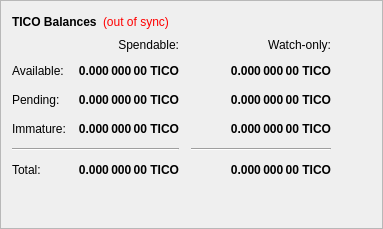
        <widget class="QFrame" name="frame">
         <property name="frameShape">
          <enum>QFrame::StyledPanel</enum>
         </property>
         <property name="frameShadow">
          <enum>QFrame::Raised</enum>
         </property>
         <layout class="QVBoxLayout" name="verticalLayout_4">
          <item>
           <layout class="QHBoxLayout" name="horizontalLayout_4">
            <item>
             <widget class="QLabel" name="label_5">
              <property name="font">
               <font>
                <weight>75</weight>
                <bold>true</bold>
               </font>
              </property>
              <property name="text">
               <string>TICO Balances</string>
              </property>
             </widget>
            </item>
            <item>
             <widget class="QLabel" name="labelWalletStatus">
              <property name="cursor">
               <cursorShape>WhatsThisCursor</cursorShape>
              </property>
              <property name="toolTip">
               <string>The displayed information may be out of date. Your wallet automatically synchronizes with the TICO network after a connection is established, but this process has not completed yet.</string>
              </property>
              <property name="styleSheet">
               <string notr="true">QLabel { color: red; }</string>
              </property>
              <property name="text">
               <string notr="true">(out of sync)</string>
              </property>
              <property name="alignment">
               <set>Qt::AlignLeading|Qt::AlignLeft|Qt::AlignVCenter</set>
              </property>
             </widget>
            </item>
            <item>
             <spacer name="horizontalSpacer_3">
              <property name="orientation">
               <enum>Qt::Horizontal</enum>
              </property>
              <property name="sizeHint" stdset="0">
               <size>
                <width>40</width>
                <height>20</height>
               </size>
              </property>
             </spacer>
            </item>
           </layout>
          </item>
          <item>
           <layout class="QGridLayout" name="gridLayout">
            <property name="spacing">
             <number>12</number>
            </property>
            <item row="2" column="2">
             <widget class="QLabel" name="labelWatchPending">
              <property name="font">
               <font>
                <weight>75</weight>
                <bold>true</bold>
               </font>
              </property>
              <property name="cursor">
               <cursorShape>IBeamCursor</cursorShape>
              </property>
              <property name="toolTip">
               <string>Unconfirmed transactions to watch-only addresses</string>
              </property>
              <property name="text">
               <string notr="true">0.000 000 00 TICO</string>
              </property>
              <property name="alignment">
               <set>Qt::AlignRight|Qt::AlignTrailing|Qt::AlignVCenter</set>
              </property>
              <property name="textInteractionFlags">
               <set>Qt::LinksAccessibleByMouse|Qt::TextSelectableByKeyboard|Qt::TextSelectableByMouse</set>
              </property>
             </widget>
            </item>
            <item row="2" column="1">
             <widget class="QLabel" name="labelUnconfirmed">
              <property name="font">
               <font>
                <weight>75</weight>
                <bold>true</bold>
               </font>
              </property>
              <property name="cursor">
               <cursorShape>IBeamCursor</cursorShape>
              </property>
              <property name="toolTip">
               <string>Total of transactions that have yet to be confirmed, and do not yet count toward the spendable balance</string>
              </property>
              <property name="text">
               <string notr="true">0.000 000 00 TICO</string>
              </property>
              <property name="alignment">
               <set>Qt::AlignRight|Qt::AlignTrailing|Qt::AlignVCenter</set>
              </property>
              <property name="textInteractionFlags">
               <set>Qt::LinksAccessibleByMouse|Qt::TextSelectableByKeyboard|Qt::TextSelectableByMouse</set>
              </property>
             </widget>
            </item>
            <item row="3" column="2">
             <widget class="QLabel" name="labelWatchImmature">
              <property name="font">
               <font>
                <weight>75</weight>
                <bold>true</bold>
               </font>
              </property>
              <property name="cursor">
               <cursorShape>IBeamCursor</cursorShape>
              </property>
              <property name="toolTip">
               <string>Staked or masternode rewards in watch-only addresses that has not yet matured</string>
              </property>
              <property name="text">
               <string notr="true">0.000 000 00 TICO</string>
              </property>
              <property name="alignment">
               <set>Qt::AlignRight|Qt::AlignTrailing|Qt::AlignVCenter</set>
              </property>
              <property name="textInteractionFlags">
               <set>Qt::LinksAccessibleByMouse|Qt::TextSelectableByKeyboard|Qt::TextSelectableByMouse</set>
              </property>
             </widget>
            </item>
            <item row="4" column="0" colspan="2">
             <widget class="Line" name="lineSpendableBalance">
              <property name="orientation">
               <enum>Qt::Horizontal</enum>
              </property>
             </widget>
            </item>
            <item row="4" column="2">
             <widget class="Line" name="lineWatchBalance">
              <property name="sizePolicy">
               <sizepolicy hsizetype="Preferred" vsizetype="Fixed">
                <horstretch>0</horstretch>
                <verstretch>0</verstretch>
               </sizepolicy>
              </property>
              <property name="minimumSize">
               <size>
                <width>140</width>
                <height>0</height>
               </size>
              </property>
              <property name="orientation">
               <enum>Qt::Horizontal</enum>
              </property>
             </widget>
            </item>
            <item row="5" column="0">
             <widget class="QLabel" name="labelTotalText">
              <property name="text">
               <string>Total:</string>
              </property>
             </widget>
            </item>
            <item row="3" column="1">
             <widget class="QLabel" name="labelImmature">
              <property name="font">
               <font>
                <weight>75</weight>
                <bold>true</bold>
               </font>
              </property>
              <property name="cursor">
               <cursorShape>IBeamCursor</cursorShape>
              </property>
              <property name="toolTip">
               <string>Staked or masternode rewards that has not yet matured</string>
              </property>
              <property name="text">
               <string notr="true">0.000 000 00 TICO</string>
              </property>
              <property name="alignment">
               <set>Qt::AlignRight|Qt::AlignTrailing|Qt::AlignVCenter</set>
              </property>
              <property name="textInteractionFlags">
               <set>Qt::LinksAccessibleByMouse|Qt::TextSelectableByKeyboard|Qt::TextSelectableByMouse</set>
              </property>
             </widget>
            </item>
            <item row="2" column="3">
             <spacer name="horizontalSpacer_2">
              <property name="orientation">
               <enum>Qt::Horizontal</enum>
              </property>
              <property name="sizeHint" stdset="0">
               <size>
                <width>40</width>
                <height>20</height>
               </size>
              </property>
             </spacer>
            </item>
            <item row="3" column="0">
             <widget class="QLabel" name="labelImmatureText">
              <property name="text">
               <string>Immature:</string>
              </property>
             </widget>
            </item>
            <item row="5" column="1">
             <widget class="QLabel" name="labelTotal">
              <property name="font">
               <font>
                <weight>75</weight>
                <bold>true</bold>
               </font>
              </property>
              <property name="cursor">
               <cursorShape>IBeamCursor</cursorShape>
              </property>
              <property name="toolTip">
               <string>Your current total balance</string>
              </property>
              <property name="text">
               <string notr="true">0.000 000 00 TICO</string>
              </property>
              <property name="alignment">
               <set>Qt::AlignRight|Qt::AlignTrailing|Qt::AlignVCenter</set>
              </property>
              <property name="textInteractionFlags">
               <set>Qt::LinksAccessibleByMouse|Qt::TextSelectableByKeyboard|Qt::TextSelectableByMouse</set>
              </property>
             </widget>
            </item>
            <item row="5" column="2">
             <widget class="QLabel" name="labelWatchTotal">
              <property name="font">
               <font>
                <weight>75</weight>
                <bold>true</bold>
               </font>
              </property>
              <property name="cursor">
               <cursorShape>IBeamCursor</cursorShape>
              </property>
              <property name="toolTip">
               <string>Current total balance in watch-only addresses</string>
              </property>
              <property name="text">
               <string notr="true">0.000 000 00 TICO</string>
              </property>
              <property name="alignment">
               <set>Qt::AlignRight|Qt::AlignTrailing|Qt::AlignVCenter</set>
              </property>
              <property name="textInteractionFlags">
               <set>Qt::LinksAccessibleByMouse|Qt::TextSelectableByKeyboard|Qt::TextSelectableByMouse</set>
              </property>
             </widget>
            </item>
            <item row="0" column="2">
             <widget class="QLabel" name="labelWatchonly">
              <property name="text">
               <string>Watch-only:</string>
              </property>
              <property name="alignment">
               <set>Qt::AlignRight|Qt::AlignTrailing|Qt::AlignVCenter</set>
              </property>
             </widget>
            </item>
            <item row="1" column="0">
             <widget class="QLabel" name="labelBalanceText">
              <property name="text">
               <string>Available:</string>
              </property>
             </widget>
            </item>
            <item row="1" column="1">
             <widget class="QLabel" name="labelBalance">
              <property name="font">
               <font>
                <weight>75</weight>
                <bold>true</bold>
               </font>
              </property>
              <property name="cursor">
               <cursorShape>IBeamCursor</cursorShape>
              </property>
              <property name="toolTip">
               <string>Your current spendable balance</string>
              </property>
              <property name="text">
               <string notr="true">0.000 000 00 TICO</string>
              </property>
              <property name="alignment">
               <set>Qt::AlignRight|Qt::AlignTrailing|Qt::AlignVCenter</set>
              </property>
              <property name="textInteractionFlags">
               <set>Qt::LinksAccessibleByMouse|Qt::TextSelectableByKeyboard|Qt::TextSelectableByMouse</set>
              </property>
             </widget>
            </item>
            <item row="1" column="2">
             <widget class="QLabel" name="labelWatchAvailable">
              <property name="font">
               <font>
                <weight>75</weight>
                <bold>true</bold>
               </font>
              </property>
              <property name="cursor">
               <cursorShape>IBeamCursor</cursorShape>
              </property>
              <property name="toolTip">
               <string>Your current balance in watch-only addresses</string>
              </property>
              <property name="text">
               <string notr="true">0.000 000 00 TICO</string>
              </property>
              <property name="alignment">
               <set>Qt::AlignRight|Qt::AlignTrailing|Qt::AlignVCenter</set>
              </property>
              <property name="textInteractionFlags">
               <set>Qt::LinksAccessibleByMouse|Qt::TextSelectableByKeyboard|Qt::TextSelectableByMouse</set>
              </property>
             </widget>
            </item>
            <item row="2" column="0">
             <widget class="QLabel" name="labelPendingText">
              <property name="text">
               <string>Pending:</string>
              </property>
             </widget>
            </item>
            <item row="0" column="1">
             <widget class="QLabel" name="labelSpendable">
              <property name="text">
               <string>Spendable:</string>
              </property>
              <property name="alignment">
               <set>Qt::AlignRight|Qt::AlignTrailing|Qt::AlignVCenter</set>
              </property>
             </widget>
            </item>
           </layout>
          </item>
          <item>
           <spacer name="verticalSpacer_4">
            <property name="orientation">
             <enum>Qt::Vertical</enum>
            </property>
            <property name="sizeHint" stdset="0">
             <size>
              <width>20</width>
              <height>40</height>
             </size>
            </property>
           </spacer>
          </item>
         </layout>
        </widget>
